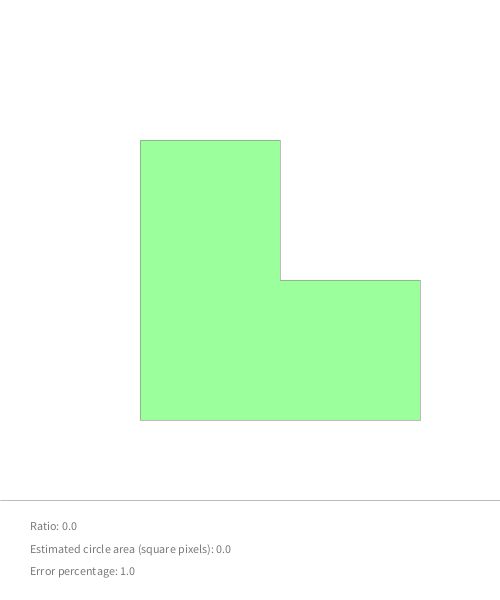
Frame 1 (no input)
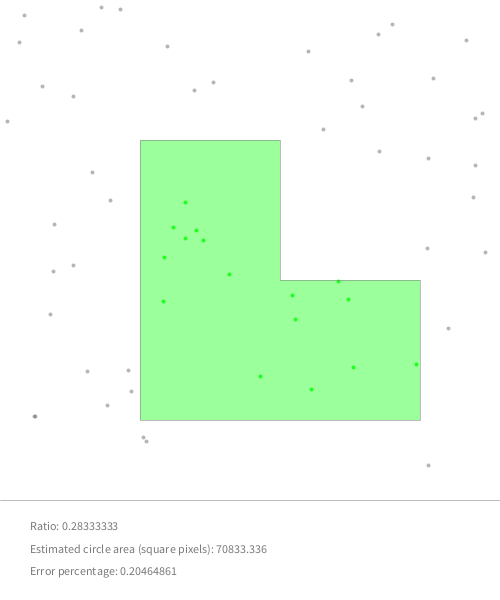
Frame 60 (the mouse pressed at the canvas centre just before this capture)
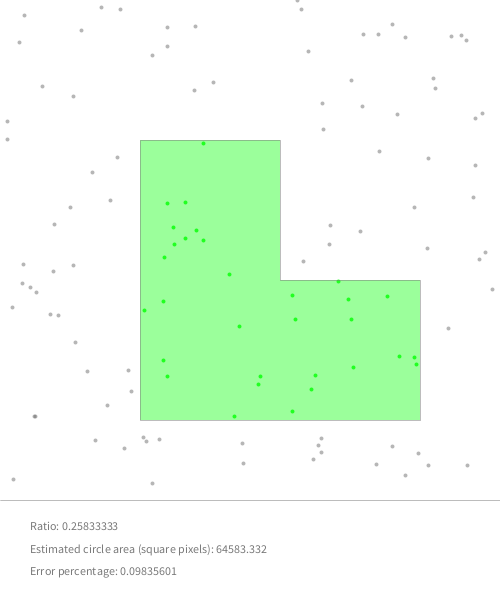
Frame 120 (the mouse held since frame 60 and released just before this capture)

The Processing sketch that drew these frames (run headless with seeded random() and noise(); from frame 60 on, the mouse is pressed at the canvas centre):

// Processing sketch: MonteCarloPolygon
// ── MonteCarloPolygon.pde
// Carla de Beer
// Simple Monte Carlo Integration using the background colour value 
// to determine whether a random point is inside or outside the given shape.
// This example uses a right-angled polygon of known dimensions.
// January 2019

PGraphics canvas;
int count;

void setup() {
  size(500, 600);
  pixelDensity(1);
  background(255);
  canvas = createGraphics(width, height);
  canvas.beginDraw();
  canvas.background(255);
  canvas.endDraw();
}

void draw() {
  int x = (int)random(width);
  int y = (int)random(height-100);

  boolean in = false;
  boolean out = false;

  color c = get(x, y); 
  //println((int)green(c) + " : " + (int)red(c));
  if ((int)green(c) == 255 && (int)red(c) < 255 && (int)blue(c) < 255) {
    ++count;
    in = true;
  } else {
    out = true;
  }

  // Draw the canvas
  image(canvas, 0, 0);
  canvas.beginDraw();
  canvas.strokeWeight(4);


  if (out && !in) {
    canvas.stroke(100, 120);
    canvas.point(x, y);
  } else if (in && !out) {
    canvas.stroke(0, 255, 0, 200);
    canvas.point(x, y);
  }

  canvas.endDraw();

  // Draw text
  stroke(120);
  strokeWeight(0.5);
  fill(120);
  text("Ratio: " + (float)count/(float)frameCount, 30, height-70);
  text("Estimated circle area (square pixels): " + (float)count/(float)frameCount*1000000/4, 30, height-47.5);
  text("Error percentage: " + abs(1 - ((float)count/(float)frameCount*1000000/4)/(58800)), 30, height-25);

  fill(0, 255, 0, 100);
  stroke(120);
  strokeWeight(0.5);
  line(0, height - 100, width, height - 100);

  beginShape();
  vertex(20*7, 20*7);
  vertex(40*7, 20*7);
  vertex(40*7, 40*7);
  vertex(60*7, 40*7);
  vertex(60*7, 60*7);
  vertex(20*7, 60*7);
  endShape(CLOSE);

  println("Estimated circle area (square pixels): " + (float)count/(float)frameCount*1000000/4);
}
